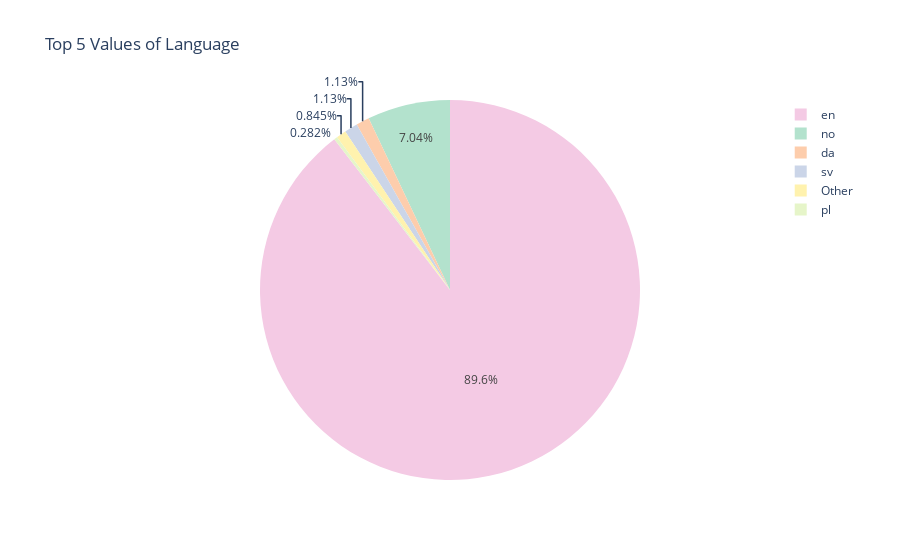

The notebook cell saved with this chart:
### Code cell
viz_top_values(mybooks['Language'], top_n=5)

### Figure 1 — Plotly figure (JSON) as saved in the notebook; plotly's stock layout.template omitted (floating-point values rounded to 4 significant figures)
{"data": [{"labels": ["en", "no", "da", "sv", "pl", "Other"], "marker": {"colors": ["rgb(244, 202, 228)", "rgb(179, 226, 205)", "rgb(253, 205, 172)", "rgb(203, 213, 232)", "rgb(230, 245, 201)", "rgb(255, 242, 174)", "rgb(241, 226, 204)", "rgb(204, 204, 204)", "rgb(255, 255, 204)", "rgb(197, 226, 255)", "rgb(200, 200, 200)"]}, "type": "pie", "values": [318, 25, 4, 4, 1, 3]}], "layout": {"title": {"text": "Top 5 Values of Language"}}}
